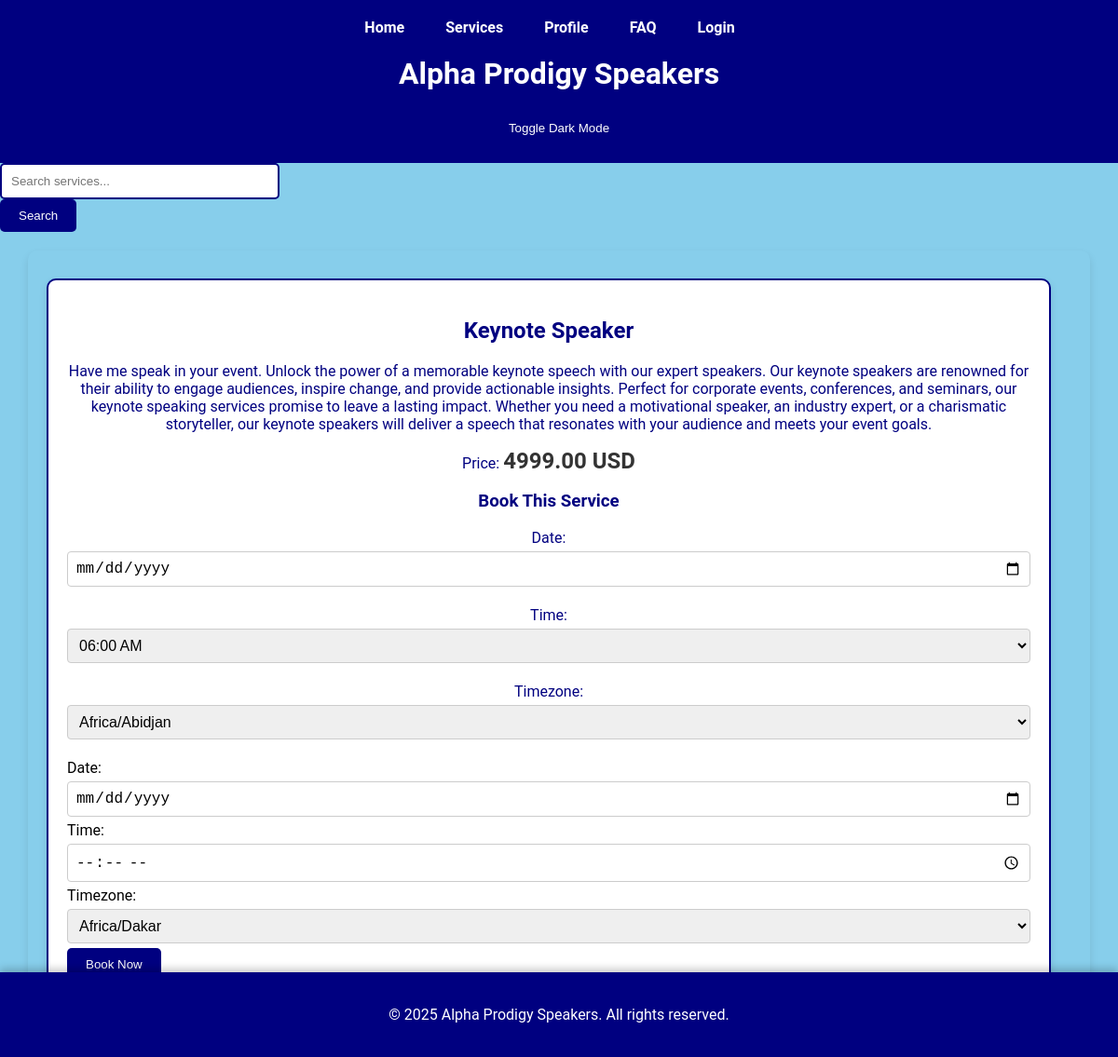
The page /speakers/book/4/ on the database its author committed.
### speakers/models.py (models this page shows, shortened)
class Service(models.Model):
    name = models.CharField(max_length=100)
    description = models.TextField()
    price = models.DecimalField(max_digits=10, decimal_places=2)
    class Meta:
        ordering = ['name']  # Order by name by default

### speakers/views.py (the view)
# urls.py: path('book/<int:service_id>/', views.booking_view, name='booking'),
def booking_view(request, service_id):
    service = Service.objects.get(id=service_id)
    if request.method == 'POST':
        form = BookingForm(request.POST)
        if form.is_valid():
            booking = form.save(commit=False)
            booking.user = request.user
            booking.service = service
            booking.save()
            return redirect('payment', booking_id=booking.id)
    else:
        form = BookingForm()
    return render(request, 'booking.html', {'service': service, 'form': form})

### templates/htmls/booking.html (shortened to what this page needs)
{% extends 'base.html' %}
{% block content %}
<section id="service-detail">
    <h2>{{ service.name }}</h2>
    <p>{{ service.description }}</p>
    <p>Price: <span class="price">{{ service.price }} USD</span></p>
    <h3>Book This Service</h3>
    <form method="post" class="booking-form">
        {{ form.as_p }}
        <label for="date">Date:</label>
        <input type="date" id="date" name="date" required>
        <label for="time">Time:</label>
        <input type="time" id="time" name="time" required>
        <label for="timezone">Timezone:</label>
        <select id="timezone" name="timezone" class="timezone-dropdown" required>
            <option value="Africa/Dakar">Africa/Dakar</option>
        </select>
        <button type="submit" class="btn">Book Now</button>
    </form>
</section>
{% endblock %}

### static/styles.css (style rules this page uses)
body { font-family: 'Roboto', sans-serif; background-color: skyblue; margin: 0; padding: 0; }
body { overflow-x: hidden; }
section { background-color: white; border: 2px solid navy; border-radius: 10px; padding: 20px; margin-bottom: 20px; margin-top: 10px; box-shadow: 0 4px 8px rgba(0, 0, 0, 0.1); transition: transform 0.2s; width: 98%; box-sizing: border-box; }
button[type="submit"], .btn { display: inline-block; padding: 10px 20px; background-color: navy; color: white; text-decoration: none; border-radius: 5px; border: none; cursor: pointer; transition: background-color 0.3s, transform 0.3s; }
input[type="submit"], button[type="submit"] { display: inline-block; padding: 10px 20px; background-color: navy; color: white; text-decoration: none; border-radius: 5px; border: none; cursor: pointer; transition: background-color 0.3s, transform 0.3s; }
p, h1, h2, h3, a { color: navy; text-align: center; }
.price { font-size: 24px; font-weight: bold; color: #333; margin-top: 10px; }
.booking-form input[type="date"], .booking-form input[type="time"], .booking-form select { font-size: 16px; padding: 8px; margin: 5px 0; border: 1px solid #ccc; border-radius: 4px; width: 100%; box-sizing: border-box; }
.timezone-dropdown { font-size: 16px; padding: 8px; margin: 5px 0; border: 1px solid #ccc; border-radius: 4px; width: 100%; box-sizing: border-box; }

### rows shown on the page
Service: name "Keynote Speaker", description "Have me speak in your event. Unlock the power of a memorable keynote speech with our expert speakers. Our keynote speakers are renowned for their ability to engage audiences, inspire change, and provide actionable insights. Perfect for corporate events, conferences, and seminars, our keynote speaking services promise to leave a lasting impact. Whether you need a motivational speaker, an industry expert, or a charismatic storyteller, our keynote speakers will deliver a speech that resonates with your audience and meets your event goals.", price "4999.00"
